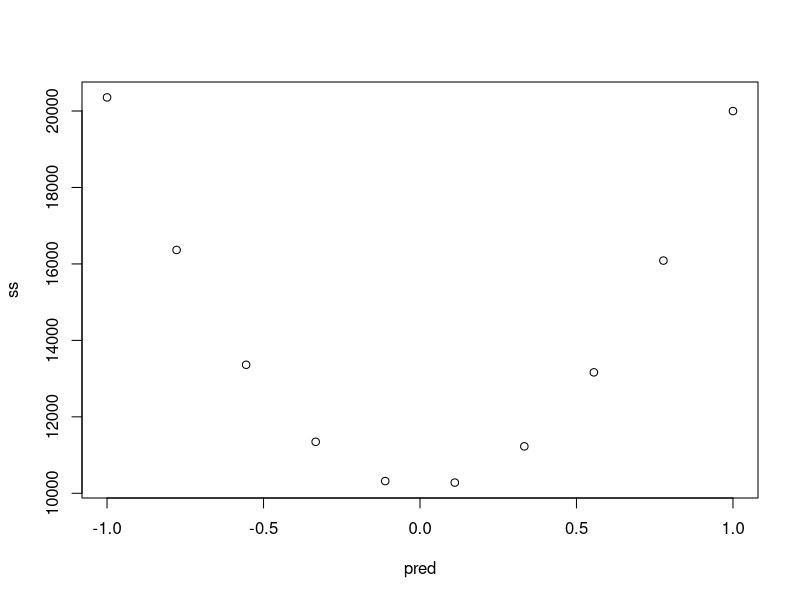

This chart was generated by the following R code: (Note: this script raises an error after producing the figure.)

#simulate data

y <- rnorm(10000)
mean(y)

ss <- c()
pred <- seq(-1,1,length.out = 10)
for (i in pred) {
  res <- sum((i - y)^2)
  ss <- c(ss, res)
}
ss
frame <- 1:length(ss)
my_df <-data.frame(pred,ss)

plot(pred,ss)

library(gganimate)

#animate the predictions appearing
a <- my_df %>%
  ggplot(aes(pred,ss, group = pred)) +
  geom_point(size = 5) +
  theme_minimal() +
  labs(x = 'our prediction', y = 'how much we miss (sum of squares)') +
  transition_reveal(along = pred)
animate(a)


my_df %>%
  ggplot(aes(pred,ss)) +
  geom_point(size = 5) +
  theme_minimal() +
  labs(x = 'our prediction', y = 'how much we miss (sum of squares)') +
  transition_time(pred) +
  shadow_mark(past = T, future=F, alpha=0.9)



# testing datasets ####
library(tidyverse)
d <- data("midwest")
glimpse(midwest)


table(midwest$state)
